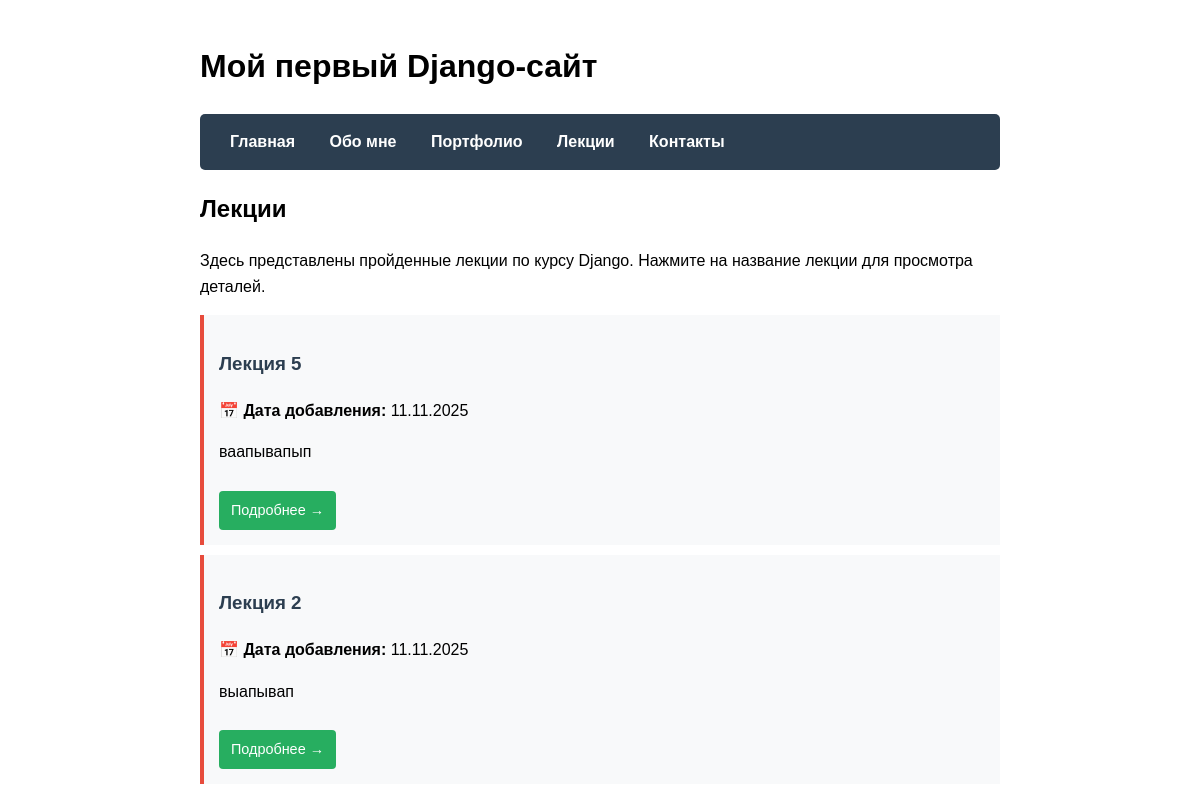
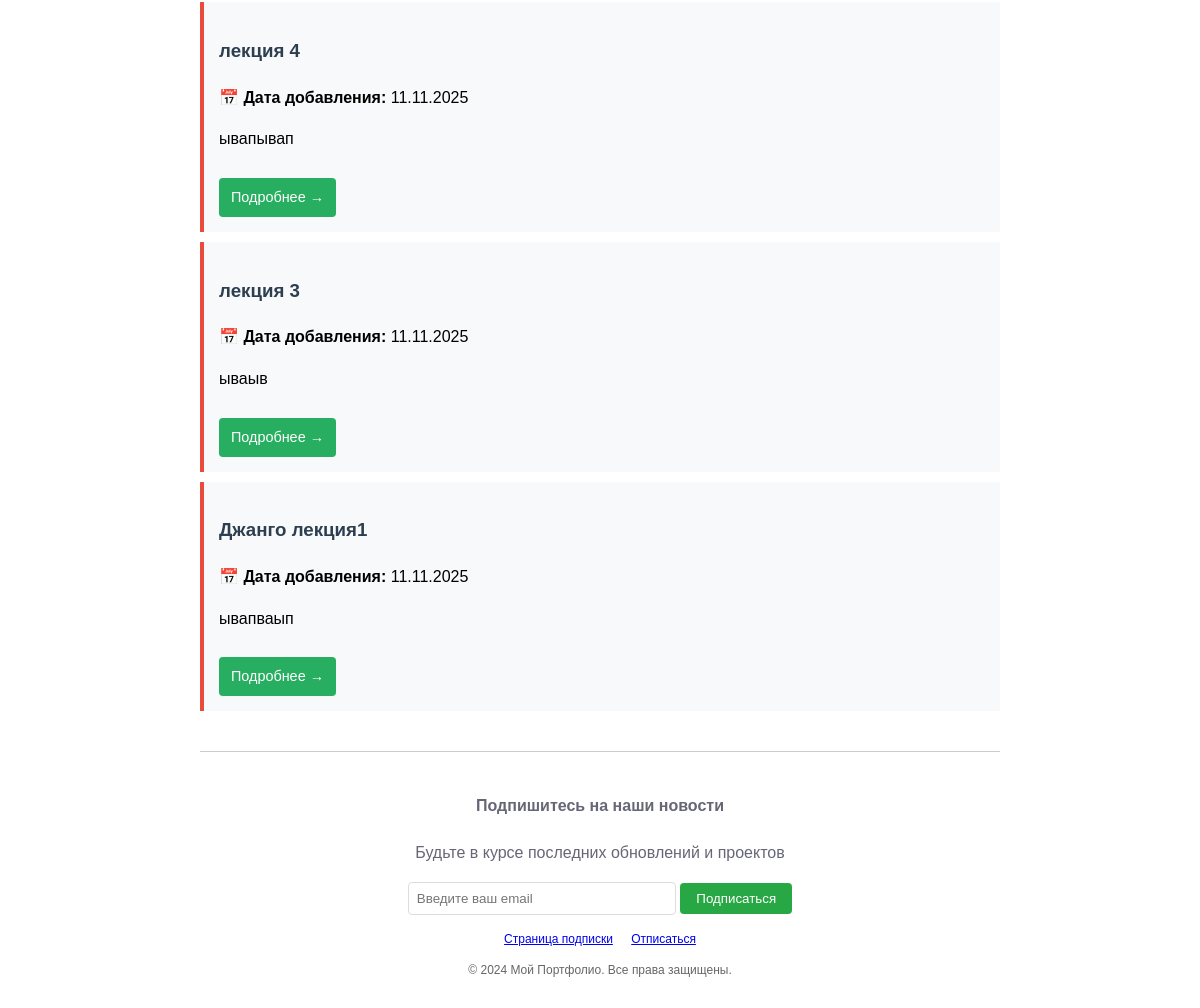
/lectures/, run on the app's committed database (2 pictures, top to bottom).
### main/models.py (models this page shows, shortened)
class Lecture(models.Model):
    title = models.CharField(max_length=200, verbose_name='Название лекции')
    description = models.TextField(verbose_name='Краткое описание')
    created_at = models.DateTimeField(auto_now_add=True, verbose_name='Дата создания')
    class Meta:
        verbose_name = 'Лекция'
        verbose_name_plural = 'Лекции'
        ordering = ['-created_at']

### main/views.py (the view)
# urls.py: path('lectures/', views.lectures, name='lectures'),
def lectures(request):
    lectures_list = Lecture.objects.all()
    context = {
        'title': 'Лекции',
        'lectures': lectures_list
    }
    return render(request, 'main/lectures.html', context)

### main/templates/main/lectures.html
{% extends 'main/layout.html' %}
{% block content %}
<h2>{{ title }}</h2>
<p>Здесь представлены пройденные лекции по курсу Django. Нажмите на название лекции для просмотра деталей.</p>
{% for lecture in lectures %}
<div class="lecture">
    <h3>
        <a href="{% url 'lecture_detail' lecture.id %}">
            {{ lecture.title }}
        </a>
    </h3>
    <p><strong>📅 Дата добавления:</strong> {{ lecture.created_at|date:"d.m.Y" }}</p>
    <p>{{ lecture.description|truncatewords:30 }}</p>
    <a href="{% url 'lecture_detail' lecture.id %}" class="btn-details">Подробнее →</a>
</div>
{% empty %}
<div class="no-lectures">
    <h3>📚 Лекций пока нет</h3>
    <p>Раздел находится в разработке. Лекции появятся скоро!</p>
</div>
{% endfor %}
{% endblock %}

### main/templates/main/layout.html (shortened to what this page needs)
<!DOCTYPE html>
<html lang="ru">
<head>
</head>
<body>
    <header>
        <h1>Мой первый Django-сайт</h1>
        <nav>
            <a href="{% url 'home' %}">Главная</a>
            <a href="{% url 'about' %}">Обо мне</a>
            <a href="{% url 'portfolio' %}">Портфолио</a>
            <a href="{% url 'lectures' %}">Лекции</a>
            <a href="{% url 'contacts' %}">Контакты</a>
        </nav>
    </header>
    <main>
        {% block content %}{% endblock %}
    </main>
    <footer class="footer-subscribe">
        <div style="text-align: center;">
            <h4>Подпишитесь на наши новости</h4>
            <p>Будьте в курсе последних обновлений и проектов</p>
            <form method="post" action="{% url 'quick_subscribe' %}" class="subscribe-form">
                <input type="email" name="email" placeholder="Введите ваш email"
                       style="padding: 8px; border: 1px solid #ddd; border-radius: 4px; width: 250px;" required>
                <button type="submit" style="padding: 8px 16px; background: #28a745; color: white; border: none; border-radius: 4px; cursor: pointer;">
                    Подписаться
                </button>
            </form>
            <div style="margin-top: 15px; font-size: 12px; color: #666;">
                <p>
                    <a href="{% url 'subscribe' %}" style="margin-right: 15px;">Страница подписки</a>
                    <a href="{% url 'unsubscribe' %}">Отписаться</a>
                </p>
                <p>&copy; 2024 Мой Портфолио. Все права защищены.</p>
            </div>
        </div>
    </footer>
</body>
</html>

### main/templates/main/layout.html (style rules this page uses)
body { font-family: Arial, sans-serif; max-width: 800px; margin: 0 auto; padding: 20px; line-height: 1.6; }
nav { background: #2c3e50; padding: 15px; border-radius: 5px; margin-bottom: 20px; }
nav a { color: white; text-decoration: none; margin: 0 15px; font-weight: bold; }
footer { margin-top: 40px; border-top: 1px solid #ccc; padding-top: 20px; text-align: center; color: #667; }
.lecture { background: #f8f9fa; padding: 15px; margin: 10px 0; border-left: 4px solid #e74c3c; }
.btn-details { display: inline-block; padding: 8px 12px; background-color: #27ae60; color: white; text-decoration: none; border-radius: 4px; font-size: 0.9em; margin-top: 10px; }
.project h3 a, .lecture h3 a { color: #2c3e50; text-decoration: none; }

### data on the page
Lecture: title "Лекция 5", created_at "11.11.2025", description "ваапывапып"
Lecture: title "Лекция 2", created_at "11.11.2025", description "выапывап"
Lecture: title "лекция 4", created_at "11.11.2025", description "ывапывап"
Lecture: title "лекция 3", created_at "11.11.2025", description "ываыв"
Lecture: title "Джанго лекция1", created_at "11.11.2025", description "ывапваып"

### other printed values
{{ title }} "Лекции"
